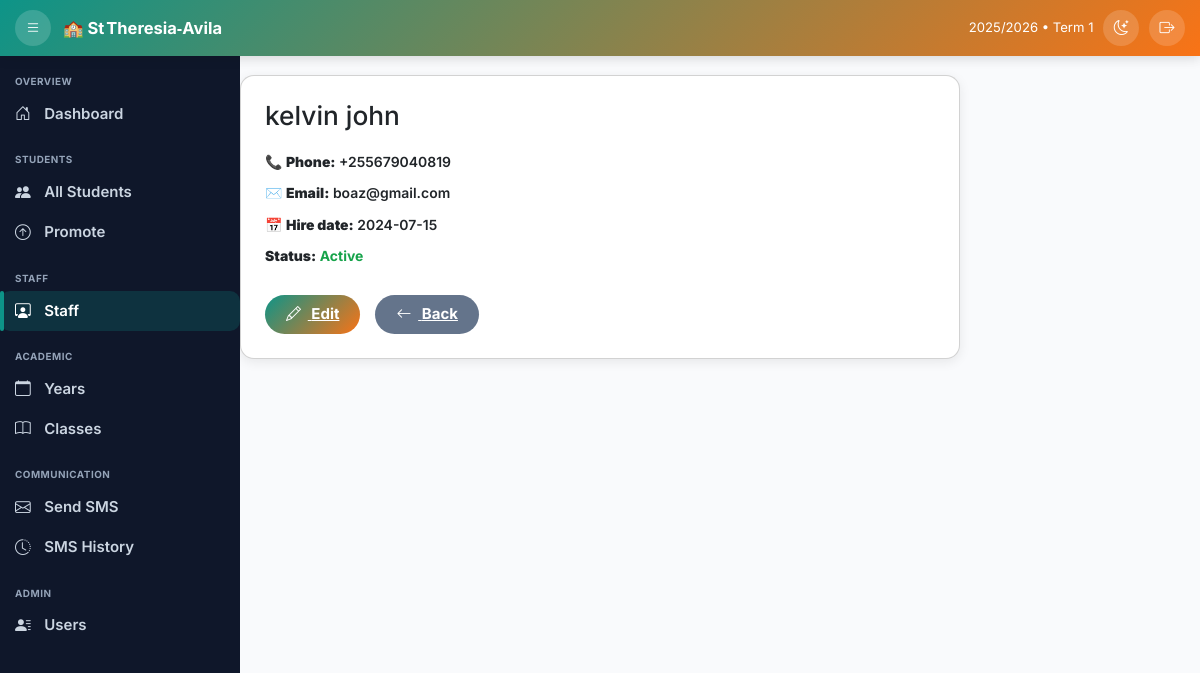
Screenshot of /school/staff/2/ (signed in) with the database file from the repository.
### school/models.py (models this page shows, shortened)
class Staff(models.Model):
    first_name = models.CharField(max_length=30)
    last_name = models.CharField(max_length=30)
    phone = models.CharField(validators=[tz_phone_validator], max_length=13, unique=True)
    email = models.EmailField(blank=True, null=True)
    hire_date = models.DateField(default=timezone.now)
    is_active = models.BooleanField(default=True)
    class Meta:
        ordering = ["last_name", "first_name"]

### school/views.py (the view)
# urls.py: path('staff/<int:pk>/', StaffDetailView.as_view(), name='staff_detail'),
class StaffDetailView(LoginRequiredMixin, DetailView):
    model = Staff
    template_name = 'school/staff_detail.html'
    context_object_name = 'staff'
    def get_context_data(self, **kwargs):
        context = super().get_context_data(**kwargs)
        context['current_session'] = "2025/2026"
        context['current_term'] = "Term 1"
        context['notification_count'] = 0
        logger.debug(f"Staff detail context data prepared for staff ID {self.kwargs['pk']}")
        return context

### school/templates/school/staff_detail.html (shortened to what this page needs)
{% extends "school/base.html" %}
{% block content %}
<div class="head-strip"><h2>👤 Staff Details</h2></div>
<div class="card">
  <h3 class="mb-3 text-xl font-bold">{{ staff.first_name }} {{ staff.last_name }}</h3>
  <p>📞 <strong>Phone:</strong> {{ staff.phone|default:"N/A" }}</p>
  <p>✉️ <strong>Email:</strong> {{ staff.email|default:"N/A" }}</p>
  <p>📅 <strong>Hire date:</strong> {{ staff.hire_date|date:"Y-m-d" }}</p>
  <p><strong>Status:</strong>
     <span class="status-{% if staff.is_active %}active{% else %}inactive{% endif %}">
       {{ staff.is_active|yesno:"Active,Inactive" }}
     </span>
  </p>
  <div class="d-flex gap-3 flex-wrap mt-4">
    <a href="{% url 'staff_update' staff.pk %}" class="btn-main"><i class="bi bi-pencil"></i> Edit</a>
    <a href="{% url 'staff_list' %}"  class="btn-sec"><i class="bi bi-arrow-left"></i> Back</a>
  </div>
</div>
{% endblock %}

### school/templates/school/base.html (style rules this page uses)
:root { --pri:#0d9488; --sec:#f97316; --light:#f8fafc; --dark:#0f172a; --txt:#1e293b; --txt-d:#e2e8f0; --sidebar:240px; --sidebar-sm:74px; --topbar:56px; --radius:12px; --shadow:0 4px 14px rgba(0,0,0,.12); }
* { box-sizing:border-box;scrollbar-width:thin }
html,body { margin:0;height:100%;font-family:Inter,sans-serif;font-size:15px; background:var(--light);color:var(--txt) }

### school/templates/school/staff_detail.html (style rules this page uses)
:root { --pri:#0d9488;--sec:#f97316;--bg:#f9fafc;--txt:#1e293b;--shadow:0 3px 12px rgba(0,0,0,.08) }
.head-strip { background:linear-gradient(135deg,var(--pri),var(--sec));color:#fff;text-align:center;padding:1rem;box-shadow:var(--shadow) }
.head-strip h2 { margin:0;font-size:1.35rem;font-weight:700;display:flex;gap:.5rem;justify-content:center }
.card { width:96%;max-width:720px;margin:1.4rem auto;padding:1.6rem;border-radius:14px;background:#fff;box-shadow:var(--shadow) }
.card p { margin:.35rem 0;font-size:.93rem;font-weight:600 }
.status-active { color:#16a34a;font-weight:700 }
.btn-main,.btn-sec { border:none;border-radius:9999px;padding:.55rem 1.4rem;font-weight:700;color:#fff;cursor:pointer;transition:.25s;display:inline-flex;align-items:center;gap:.45rem }
.btn-main { background:linear-gradient(135deg,var(--pri),var(--sec)) }
.btn-sec { background:#64748b }

### rows the page displays
Staff: first_name "kelvin", last_name "john", phone "+255679040819", email "boaz@gmail.com", hire_date "2024-07-15", is_active "Active"

### other values shown
{{ current_session|default:"2025/2026" }} "2025/2026"
{{ current_term|default:"Term 1" }} "Term 1"
